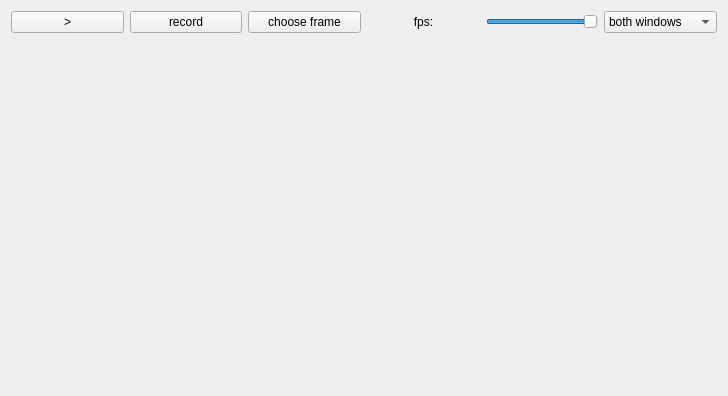
<?xml version="1.0" encoding="UTF-8"?>
<ui version="4.0">
 <class>CVVideoWidget</class>
 <widget class="QWidget" name="CVVideoWidget">
  <property name="geometry">
   <rect>
    <x>0</x>
    <y>0</y>
    <width>728</width>
    <height>396</height>
   </rect>
  </property>
  <property name="windowTitle">
   <string>Form</string>
  </property>
  <layout class="QGridLayout" name="gridLayout">
   <item row="0" column="2" colspan="3">
    <layout class="QHBoxLayout" name="horizontalLayout">
     <item>
      <widget class="QPushButton" name="pbPlay">
       <property name="text">
        <string>&gt;</string>
       </property>
      </widget>
     </item>
     <item>
      <widget class="QPushButton" name="pbRecord">
       <property name="text">
        <string>record</string>
       </property>
      </widget>
     </item>
     <item>
      <widget class="QPushButton" name="pbChooseFrame">
       <property name="text">
        <string>choose frame</string>
       </property>
      </widget>
     </item>
     <item>
      <widget class="QLabel" name="lblFPS">
       <property name="layoutDirection">
        <enum>Qt::LeftToRight</enum>
       </property>
       <property name="text">
        <string>fps:</string>
       </property>
       <property name="alignment">
        <set>Qt::AlignCenter</set>
       </property>
      </widget>
     </item>
     <item>
      <widget class="QSlider" name="sliderFPS">
       <property name="sizePolicy">
        <sizepolicy hsizetype="Preferred" vsizetype="Fixed">
         <horstretch>0</horstretch>
         <verstretch>0</verstretch>
        </sizepolicy>
       </property>
       <property name="minimum">
        <number>1</number>
       </property>
       <property name="maximum">
        <number>33</number>
       </property>
       <property name="value">
        <number>33</number>
       </property>
       <property name="orientation">
        <enum>Qt::Horizontal</enum>
       </property>
      </widget>
     </item>
     <item>
      <widget class="QComboBox" name="cbxShowingFrames">
       <item>
        <property name="text">
         <string>both windows</string>
        </property>
       </item>
       <item>
        <property name="text">
         <string>original</string>
        </property>
       </item>
       <item>
        <property name="text">
         <string>processed</string>
        </property>
       </item>
      </widget>
     </item>
    </layout>
   </item>
   <item row="1" column="2" colspan="3">
    <layout class="QHBoxLayout" name="horizontalLayout_2">
     <item>
      <widget class="QLabel" name="lblOrig">
       <property name="sizePolicy">
        <sizepolicy hsizetype="Preferred" vsizetype="Expanding">
         <horstretch>0</horstretch>
         <verstretch>0</verstretch>
        </sizepolicy>
       </property>
       <property name="text">
        <string/>
       </property>
      </widget>
     </item>
     <item>
      <widget class="QLabel" name="lblProc">
       <property name="sizePolicy">
        <sizepolicy hsizetype="Preferred" vsizetype="Expanding">
         <horstretch>0</horstretch>
         <verstretch>0</verstretch>
        </sizepolicy>
       </property>
       <property name="text">
        <string/>
       </property>
      </widget>
     </item>
    </layout>
   </item>
  </layout>
 </widget>
 <resources/>
 <connections/>
</ui>
